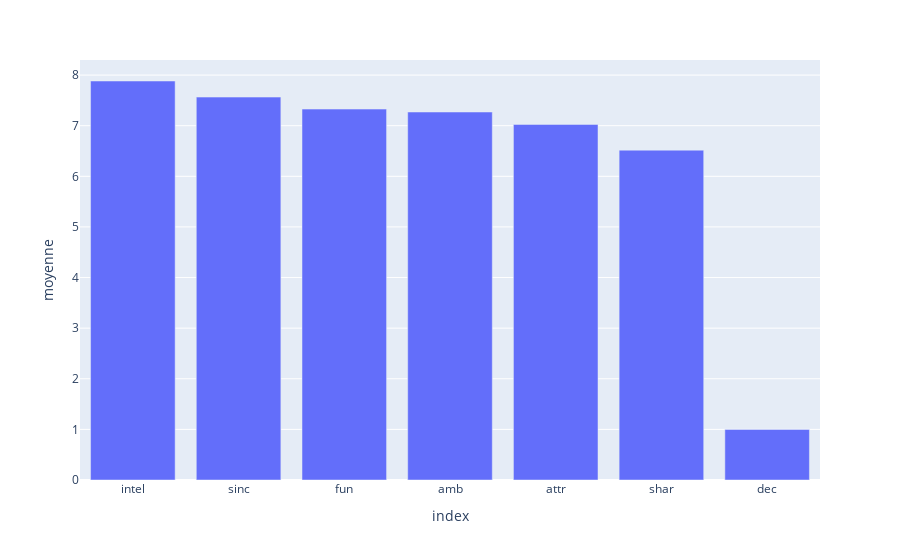
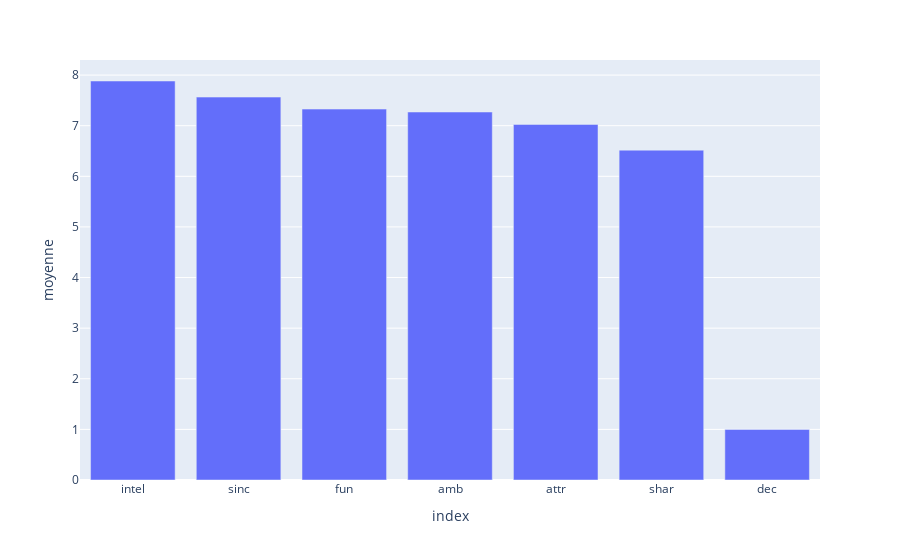

Notebook code for these charts, in order:
### Markdown cell above
Pour les femmes, les centres d'interets communs chez un homme est en moyenne l'attribut le moins désirable.

Pour les hommes, l'ambition chez une femme est en moyenne l'attribut le moins désirable.

L'Attirance physique est en 1ère position chez les hommes alors qu'en 3ème chez les femmes.

Qu'en est il de la réalité ?

### Code cell
note_attribue_female_to_male = female[['attr','sinc','intel','fun','amb','shar','dec']]
note_attribue_male_to_female = male[['attr','sinc','intel','fun','amb','shar','dec']]

print("Pour les femmes : ")
reel_impact_femmes = note_attribue_female_to_male[note_attribue_female_to_male['dec'] == 1].mean().sort_values(ascending=False)
reel_impact_femmes = reel_impact_femmes.reset_index(name=('moyenne'))
print(reel_impact_femmes)
fig_women = px.bar(reel_impact_femmes,x='index',y="moyenne")
fig_women.show()
print()
print("Pour les hommes :")
reel_impact_hommes = note_attribue_male_to_female[note_attribue_male_to_female['dec'] == 1].mean().sort_values(ascending=False)
reel_impact_hommes = reel_impact_hommes.reset_index(name=('moyenne'))
print(reel_impact_hommes)
fig_men = px.bar(reel_impact_hommes,x='index',y="moyenne")
fig_men.show()

### Figure 1 — Plotly figure (JSON) as saved in the notebook; plotly's stock layout.template omitted (floating-point values rounded to 4 significant figures)
{"data": [{"hovertemplate": "index=%{x}<br>moyenne=%{y}<extra></extra>", "legendgroup": "", "marker": {"color": "#636efa", "pattern": {"shape": ""}}, "name": "", "orientation": "v", "showlegend": false, "textposition": "auto", "type": "bar", "x": ["intel", "sinc", "fun", "amb", "attr", "shar", "dec"], "xaxis": "x", "y": [7.883, 7.566, 7.328, 7.271, 7.025, 6.517, 1.0], "yaxis": "y"}], "layout": {"barmode": "relative", "legend": {"tracegroupgap": 0}, "margin": {"t": 60}, "xaxis": {"anchor": "y", "domain": [0, 1], "title": {"text": "index"}}, "yaxis": {"anchor": "x", "domain": [0, 1], "title": {"text": "moyenne"}}}}

### Figure 2 — Plotly figure (JSON) as saved in the notebook; plotly's stock layout.template omitted (floating-point values rounded to 4 significant figures)
{"data": [{"hovertemplate": "index=%{x}<br>moyenne=%{y}<extra></extra>", "legendgroup": "", "marker": {"color": "#636efa", "pattern": {"shape": ""}}, "name": "", "orientation": "v", "showlegend": false, "textposition": "auto", "type": "bar", "x": ["intel", "sinc", "fun", "amb", "attr", "shar", "dec"], "xaxis": "x", "y": [7.883, 7.566, 7.328, 7.271, 7.025, 6.517, 1.0], "yaxis": "y"}], "layout": {"barmode": "relative", "legend": {"tracegroupgap": 0}, "margin": {"t": 60}, "xaxis": {"anchor": "y", "domain": [0, 1], "title": {"text": "index"}}, "yaxis": {"anchor": "x", "domain": [0, 1], "title": {"text": "moyenne"}}}}
